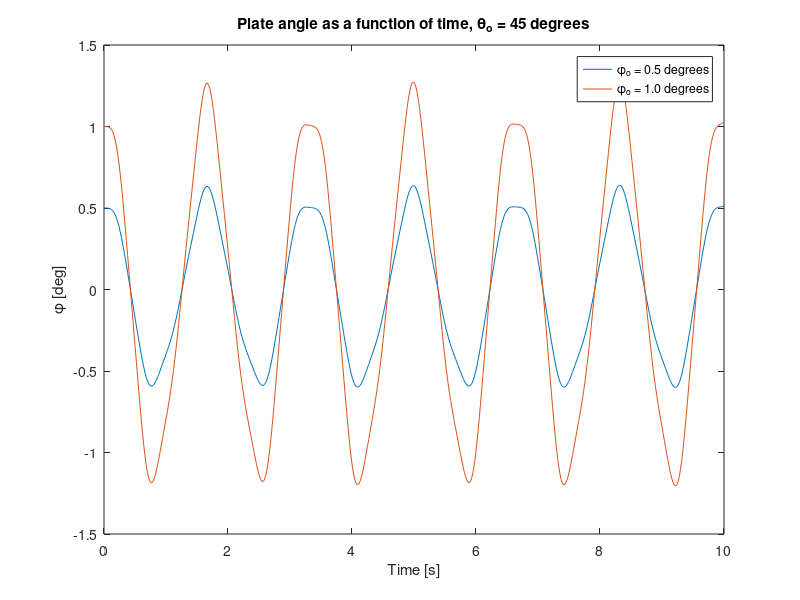
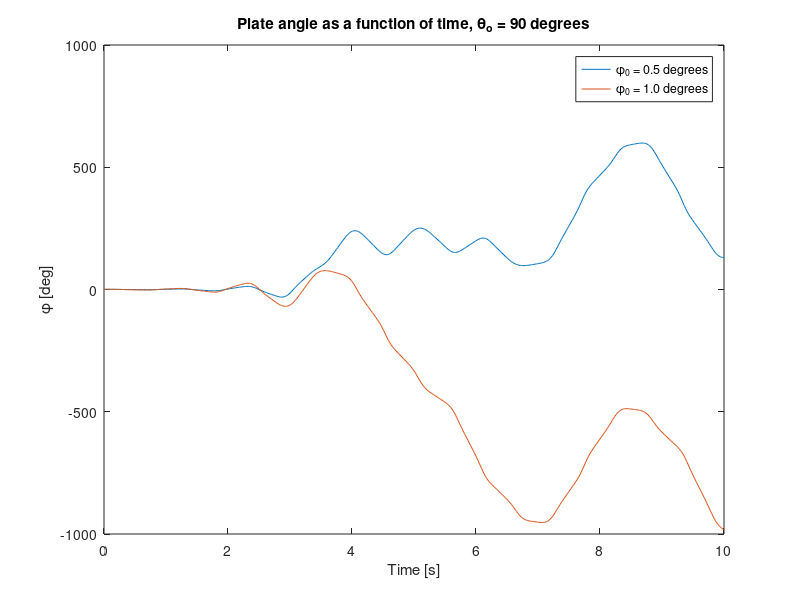

Here is the MATLAB script that generated these plots, in order:
function chaos_pendulum_integrate()
% function chaos_pendulum_integrate()
% Integrates the equations of motion of the chaos pendulum and plots the
% results. Edit the values in this function to change the time histories.

% Define the system's parameters in a structure for easy passing.
p.g = 9.81; % 9.81 m/s^2
p.lA = 0.075; % m
p.mA = 0.01; % kg
p.IAxx = 5E-6; % kg * m^2
p.lB = 0.2; % m
p.mB = 0.1; % kg
p.IBxx = 50E-6; % kg * m^2
p.IByy = 250E-6; % kg * m^2
p.IBzz = 200e-6; % kg * m^2

% Create a function handle to an anonymous function which which can pass the
% parameters.
f = @(t, x) state_derivatives(t, x, p);

% Integrate the equations from 0 to 10 seconds at a 0.02 second time step.
timeSpan = linspace(0.0, 10.0, 500);

% Stable %
theta0 = deg2rad(45);
% Set initial angles in radians and the initial speeds to zero.
initialConditions = [theta0, deg2rad(0.5), 0.0, 0.0];
% Integrate the equations of motion with default integration settings.
[t, x] = ode45(f, timeSpan, initialConditions);
% Plot the results for the first integration.
fig1 = figure(1);
plot(t, rad2deg(x(:, 2)))
% Now change the initial condition of phi by half a degree
initialConditions = [theta0, deg2rad(1.0), 0.0, 0.0];
% Integrate the equations of motion with the specified parameters.
[t, x] = ode45(f, timeSpan, initialConditions);
hold all
plot(t, rad2deg(x(:, 2)))
title('Plate angle as a function of time, \theta_o = 45 degrees')
xlabel('Time [s]')
ylabel('\phi [deg]')
legend('\phi_o = 0.5 degrees', '\phi_o = 1.0 degrees')
% Save the figure as a png.
saveas(fig1, 'chaos-pendulum-stable-matlab-plot.png', 'png')

% Chaotic %
theta0 = deg2rad(90.0);
% Set initial angles in radians and the initial speeds to zero.
initialConditions = [theta0, deg2rad(0.5), 0.0, 0.0];
% Integrate the equations of motion with default integration settings.
[t, x] = ode45(f, timeSpan, initialConditions);
% Plot the results for the first integration.
fig2 = figure(2);
plot(t, rad2deg(x(:, 2)))
% Now change the initial condition of phi by half a degree
initialConditions = [theta0, deg2rad(1.0), 0.0, 0.0];
% Integrate the equations of motion with the specified parameters.
[t, x] = ode45(f, timeSpan, initialConditions);
hold all
plot(t, rad2deg(x(:, 2)))
title('Plate angle as a function of time, \theta_o = 90 degrees')
xlabel('Time [s]')
ylabel('\phi [deg]')
legend('\phi_0 = 0.5 degrees', '\phi_0 = 1.0 degrees')
% Save the figure as a png.
saveas(fig2, 'chaos-pendulum-chaotic-matlab-plot.png', 'png')

function xd = state_derivatives(t, x, p)
%function xd = state_derivatives(t, x, p)
% Returns the derivatives of the states as a function of the current state
% and time.
%
% Parameters
% ----------
% t : double
%   Current time.
% x : vector, (4, 1)
%   Current state.

% Unpack the variables so that you can use the sympy equations as is.
theta = x(1);
phi = x(2);
omega = x(3);
alpha = x(4);

% Initialize a vector for the derivatives.
xd = zeros(4, 1);
% Calculate the derivatives of the states. These equations can be copied
% directly from the sympy output but be sure to print with `mprint` in
% sympy.physics.mechanics to remove the `(t)` and use Matlab's find and
% replace to change the python `**` to the matlab `^`. Also note that the
% structure `p` was used to pass in the parameters and each parameter must
% be prepended with `p.`.

% theta'
xd(1) = omega;
% phi'
xd(2) = alpha;
% omega'
xd(3) = (-2 * p.IBxx * alpha * omega * sin(phi) * cos(phi) + 2 * ...
    p.IByy * alpha * omega * sin(phi) * cos(phi) - p.g * p.lA * p.mA * ...
    sin(theta) - p.g * p.lB * p.mB * sin(theta)) / (p.IAxx + p.IBxx * ...
    sin(phi)^2 + p.IByy * cos(phi)^2 + p.lA^2 * p.mA + p.lB^2 * p.mB);
% alpha'
xd(4) = (p.IBxx - p.IByy) * omega^2 * sin(phi) * cos(phi) / p.IBzz;
